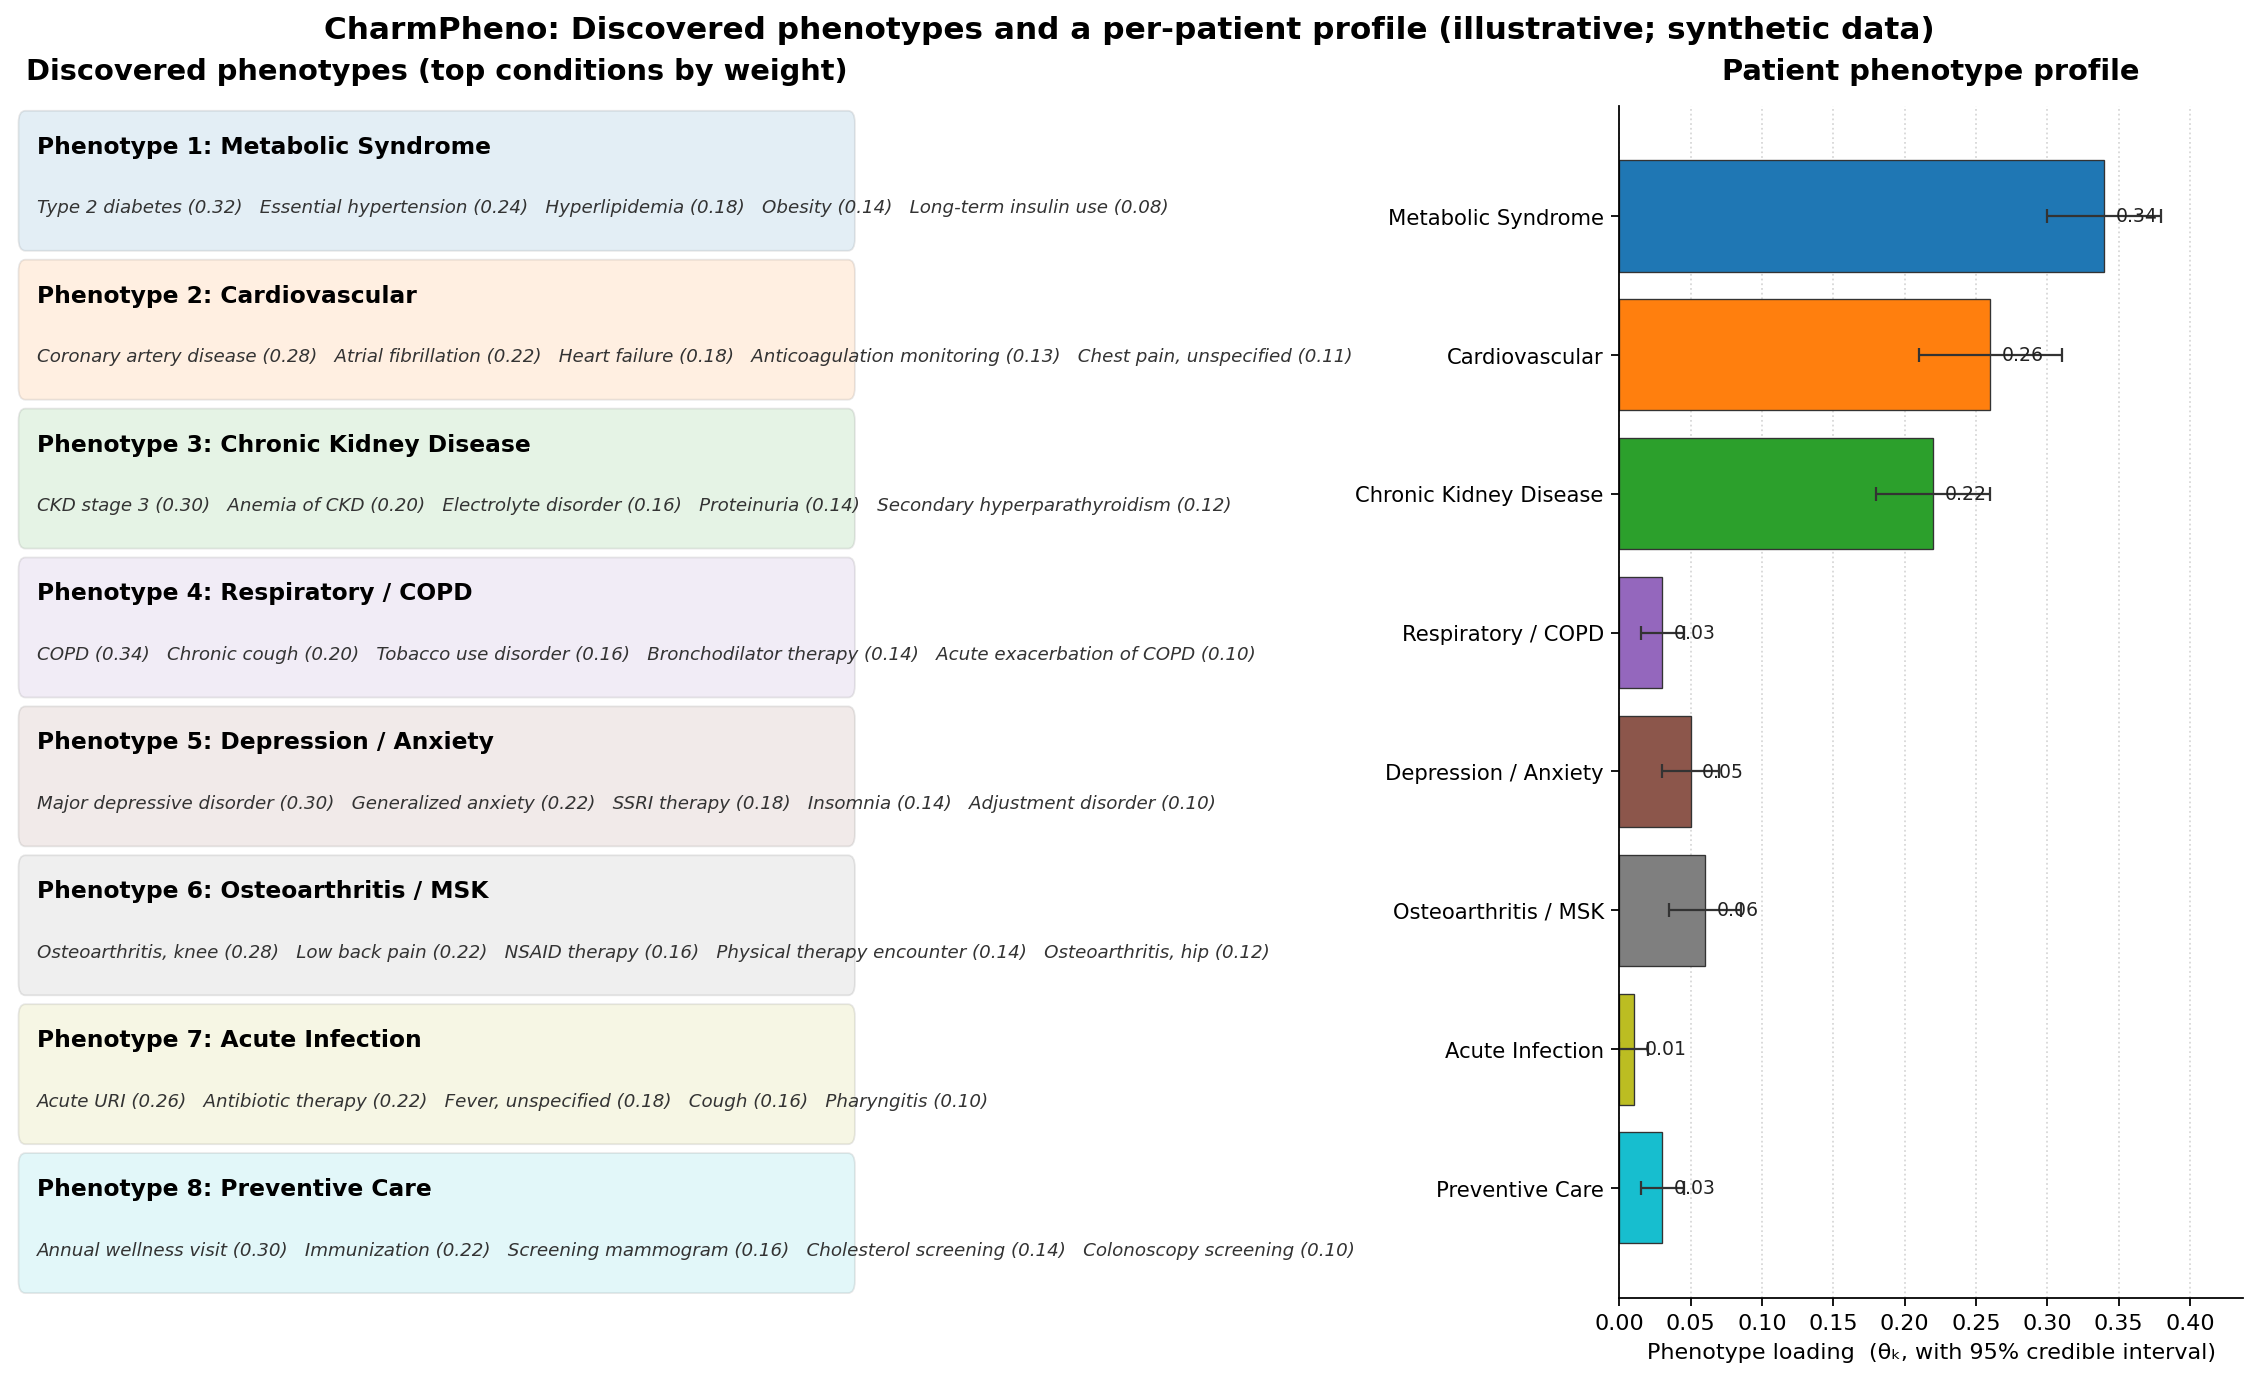

Write the Python code that produced this figure.
"""
Mock visualization of CharmPheno phenotype profiles.

Generates a synthetic example showing:
  (left)  a small set of discovered phenotypes, each a weighted list of
          top-N conditions (the beta_k rows of the HDP output);
  (right) one patient's phenotype profile (the theta_d vector) as a
          horizontal bar plot of phenotype loadings.

No real data is used. Outputs phenotype_profile_viz.png in this directory.
"""

import matplotlib.pyplot as plt
import numpy as np
from matplotlib.patches import FancyBboxPatch

OUT = "phenotype_profile_viz.png"

# Synthetic phenotypes: each is a name + top conditions with weights (sum to ~1)
phenotypes = [
    ("Metabolic Syndrome", [
        ("Type 2 diabetes", 0.32),
        ("Essential hypertension", 0.24),
        ("Hyperlipidemia", 0.18),
        ("Obesity", 0.14),
        ("Long-term insulin use", 0.08),
        ("Fatty liver", 0.04),
    ]),
    ("Cardiovascular", [
        ("Coronary artery disease", 0.28),
        ("Atrial fibrillation", 0.22),
        ("Heart failure", 0.18),
        ("Anticoagulation monitoring", 0.13),
        ("Chest pain, unspecified", 0.11),
        ("Syncope", 0.08),
    ]),
    ("Chronic Kidney Disease", [
        ("CKD stage 3", 0.30),
        ("Anemia of CKD", 0.20),
        ("Electrolyte disorder", 0.16),
        ("Proteinuria", 0.14),
        ("Secondary hyperparathyroidism", 0.12),
        ("Fluid overload", 0.08),
    ]),
    ("Respiratory / COPD", [
        ("COPD", 0.34),
        ("Chronic cough", 0.20),
        ("Tobacco use disorder", 0.16),
        ("Bronchodilator therapy", 0.14),
        ("Acute exacerbation of COPD", 0.10),
        ("Sleep apnea", 0.06),
    ]),
    ("Depression / Anxiety", [
        ("Major depressive disorder", 0.30),
        ("Generalized anxiety", 0.22),
        ("SSRI therapy", 0.18),
        ("Insomnia", 0.14),
        ("Adjustment disorder", 0.10),
        ("Counseling encounter", 0.06),
    ]),
    ("Osteoarthritis / MSK", [
        ("Osteoarthritis, knee", 0.28),
        ("Low back pain", 0.22),
        ("NSAID therapy", 0.16),
        ("Physical therapy encounter", 0.14),
        ("Osteoarthritis, hip", 0.12),
        ("Joint injection", 0.08),
    ]),
    ("Acute Infection", [
        ("Acute URI", 0.26),
        ("Antibiotic therapy", 0.22),
        ("Fever, unspecified", 0.18),
        ("Cough", 0.16),
        ("Pharyngitis", 0.10),
        ("Sinusitis", 0.08),
    ]),
    ("Preventive Care", [
        ("Annual wellness visit", 0.30),
        ("Immunization", 0.22),
        ("Screening mammogram", 0.16),
        ("Cholesterol screening", 0.14),
        ("Colonoscopy screening", 0.10),
        ("Hemoglobin A1c screening", 0.08),
    ]),
]

# One patient's phenotype profile (theta_d) — loads on metabolic syndrome,
# cardiovascular, and CKD; near-zero on everything else. Includes a small
# uncertainty bar for each to signal the Bayesian posterior.
rng = np.random.default_rng(3)
theta = np.array([0.34, 0.26, 0.22, 0.03, 0.05, 0.06, 0.01, 0.03])
theta = theta / theta.sum()
theta_err = np.array([0.04, 0.05, 0.04, 0.015, 0.02, 0.025, 0.01, 0.015])

# --- Plot ---
fig = plt.figure(figsize=(14, 8.5), constrained_layout=True)
gs = fig.add_gridspec(1, 2, width_ratios=[1.35, 1.0])
ax_left = fig.add_subplot(gs[0, 0])
ax_right = fig.add_subplot(gs[0, 1])

# Left panel: phenotype "cards" with top conditions
ax_left.set_xlim(0, 10)
ax_left.set_ylim(0, len(phenotypes))
ax_left.invert_yaxis()
ax_left.axis("off")
ax_left.set_title(
    "Discovered phenotypes (top conditions by weight)",
    fontsize=13, fontweight="bold", pad=12,
)

card_colors = plt.cm.tab10(np.linspace(0, 1, len(phenotypes)))

for i, (name, conds) in enumerate(phenotypes):
    y_top = i + 0.05
    y_bot = i + 0.95
    # Card background
    box = FancyBboxPatch(
        (0.05, y_top), 9.9, y_bot - y_top,
        boxstyle="round,pad=0.02,rounding_size=0.08",
        facecolor=card_colors[i], edgecolor="#444", alpha=0.12, linewidth=0.8,
    )
    ax_left.add_patch(box)
    # Phenotype name
    ax_left.text(
        0.25, i + 0.27, f"Phenotype {i+1}: {name}",
        fontsize=10.5, fontweight="bold", va="center",
    )
    # Conditions as inline weighted list
    cond_text = "   ".join(f"{c} ({w:.2f})" for c, w in conds[:5])
    ax_left.text(
        0.25, i + 0.68, cond_text,
        fontsize=8.2, va="center", color="#333", style="italic",
    )

# Right panel: per-patient phenotype profile bar chart with error bars
names = [p[0] for p in phenotypes]
y_pos = np.arange(len(names))
bars = ax_right.barh(
    y_pos, theta, xerr=theta_err,
    color=card_colors, edgecolor="#333", linewidth=0.6,
    error_kw=dict(ecolor="#333", capsize=3, lw=1),
)
ax_right.set_yticks(y_pos)
ax_right.set_yticklabels(names, fontsize=9.5)
ax_right.invert_yaxis()
ax_right.set_xlim(0, max(theta + theta_err) * 1.15)
ax_right.set_xlabel("Phenotype loading  (θₖ, with 95% credible interval)", fontsize=10)
ax_right.set_title(
    "Patient phenotype profile",
    fontsize=13, fontweight="bold", pad=12,
)
ax_right.grid(axis="x", linestyle=":", alpha=0.5)
ax_right.set_axisbelow(True)
for spine in ("top", "right"):
    ax_right.spines[spine].set_visible(False)

# Numeric labels at bar tips
for bar, val in zip(bars, theta):
    ax_right.text(
        bar.get_width() + 0.008, bar.get_y() + bar.get_height() / 2,
        f"{val:.2f}", va="center", fontsize=8.5, color="#222",
    )

fig.suptitle(
    "CharmPheno: Discovered phenotypes and a per-patient profile (illustrative; synthetic data)",
    fontsize=14, fontweight="bold",
)

fig.savefig(OUT, dpi=160, bbox_inches="tight")
print(f"wrote {OUT}")
